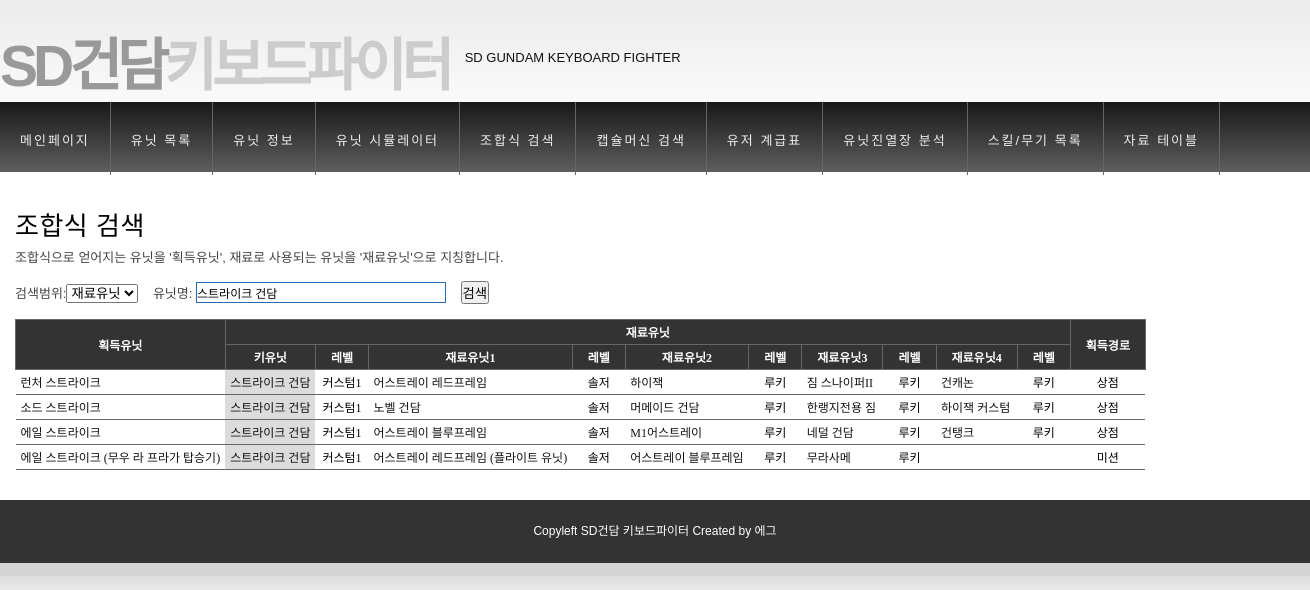
/mix_search.php?searchRange_q=mat&unitID_q=15003, run on the app's committed database.
### tables this page shows
CREATE TABLE IF NOT EXISTS `unit` (
  `UnitID` int(11) DEFAULT NULL,
  `UnitNo` int(11) DEFAULT NULL,
  `Model` varchar(30) DEFAULT NULL,
  `RankPrefix` char(1) DEFAULT NULL,
  `RankSuffix` char(1) DEFAULT NULL,
  `Property` varchar(3) DEFAULT NULL,
  `Weapon1No` int(11) DEFAULT NULL,
  `Weapon1Name` varchar(20) DEFAULT NULL,
  `Weapon2No` int(11) DEFAULT NULL,
  `Weapon2Name` varchar(20) DEFAULT NULL,
  `Weapon3No` int(11) DEFAULT NULL,
  `Weapon3Name` varchar(20) DEFAULT NULL,
  `Weapon4No` int(11) DEFAULT NULL,
  `Weapon4Name` varchar(20) DEFAULT NULL,
  `Weapon5No` int(11) DEFAULT NULL,
  `Weapon5Name` varchar(20) DEFAULT NULL,
  `Weapon6No` int(11) DEFAULT NULL,
  `Weapon6Name` varchar(20) DEFAULT NULL,
  `Skill1Name` varchar(20) DEFAULT NULL,
  `Skill2Name` varchar(20) DEFAULT NULL,
  `Skill3Name` varchar(20) DEFAULT NULL,
  `UnitStat1` float DEFAULT NULL,
  `UnitStat2` float DEFAULT NULL,
  `UnitStat3` float DEFAULT NULL,
  `UnitStat4` float DEFAULT NULL,
  `UnitStat5` float DEFAULT NULL,
  `UnitStat6` float DEFAULT NULL,
  `Comment` text,
  `Landform` varchar(5) DEFAULT NULL,
  `Modification` varchar(3) DEFAULT NULL,
  `Repair` varchar(3) DEFAULT NULL,
  `Oversize` varchar(3) DEFAULT NULL,
  `Sniping` varchar(3) DEFAULT NULL
);

CREATE TABLE IF NOT EXISTS `mix` (
  `ResultUnitID` int(11) DEFAULT NULL,
  `KeyUnitID` int(11) DEFAULT NULL,
  `KeyUnitLevel` varchar(5) DEFAULT NULL,
  `MatUnit1ID` int(11) DEFAULT NULL,
  `MatUnit1Level` varchar(5) DEFAULT NULL,
  `MatUnit2ID` int(11) DEFAULT NULL,
  `MatUnit2Level` varchar(5) DEFAULT NULL,
  `MatUnit3ID` int(11) DEFAULT NULL,
  `MatUnit3Level` varchar(5) DEFAULT NULL,
  `MatUnit4ID` int(11) DEFAULT NULL,
  `MatUnit4Level` varchar(5) DEFAULT NULL,
  `Acquisition` varchar(5) DEFAULT NULL
);

### inc/function.php (called while the page is built, shortened)
<?
function GetModelByUnitID($unitID){
	$query="SELECT Model FROM unit WHERE UnitID='$unitID'";
	$result=mysql_query($query);
	$row=mysql_fetch_array($result);
	return $row['Model'];
}
?>

### mix_search.php (the view, shortened to what this page needs)
<?
include_once("header.php");
$unitID="";
$model="";
if( strlen($_GET["unitID_q"])!=0 ){
	$unitID=$_GET["unitID_q"];
	$model=getModelByUnitID($unitID);
}else if(strlen($_GET["model_q"])!=0){
	$model=$_GET["model_q"];
	$unitID=getUnitIDByModel($model);
	if(strlen($unitID)==0){
		$unitID="";
	}
}
$searchRange="";
if( strlen($_GET["searchRange_q"])!=0 ){
	$searchRange=$_GET["searchRange_q"];
}
$query="SELECT
	r.Model AS ResultUnitName,	m.ResultUnitID,
	k.Model AS KeyUnitName, m.KeyUnitLevel, m.KeyUnitID,
	m1.Model AS MatUnit1Name, m.MatUnit1Level, m.MatUnit1ID,
	m2.Model AS MatUnit2Name, m.MatUnit2Level, m.MatUnit2ID,
	m3.Model AS MatUnit3Name, m.MatUnit3Level, m.MatUnit3ID,
	m4.Model AS MatUnit4Name, m.MatUnit4Level, m.MatUnit4ID,
	m.Acquisition
	FROM mix AS m
	LEFT JOIN unit AS r ON m.ResultUnitID=r.UnitID
	LEFT JOIN unit AS k ON m.KeyUnitID=k.UnitID
	LEFT JOIN unit AS m1 ON m.MatUnit1ID=m1.UnitID
	LEFT JOIN unit AS m2 ON m.MatUnit2ID=m2.UnitID
	LEFT JOIN unit AS m3 ON m.MatUnit3ID=m3.UnitID
	LEFT JOIN unit AS m4 ON m.MatUnit4ID=m4.UnitID";
$query_order="ORDER BY ResultUnitName ASC";
$query_result="r.UnitID='$unitID'";
$query_mat=" (k.UnitID='$unitID' OR
	m1.UnitID='$unitID' OR
	m2.UnitID='$unitID' OR
	m3.UnitID='$unitID' OR
	m4.UnitID='$unitID')";
$query_final="";
if($unitID==""){
	$query_final=$query." ".$query_order;
}else if($searchRange=="result"){
	$query_final=$query." WHERE ".$query_result." ".$query_order;
}else if($searchRange=="mat"){
	$query_final=$query." WHERE ".$query_mat." ".$query_order;
}else{
	$query_final=$query." WHERE ".$query_result." OR ".$query_mat." ".$query_order;
}
$result=mysql_query($query_final);
?>
<h2>조합식 검색</h2>
조합식으로 얻어지는 유닛을 '획득유닛', 재료로 사용되는 유닛을 '재료유닛'으로 지칭합니다.<br/>
<br/>
<form action="mix_search.php" method="get">
	검색범위:<select name="searchRange_q">
		<option value="mat" <?if($searchRange=="mat"){echo "selected='selected'"; }?> >재료유닛</option>
	</select>
	&nbsp;&nbsp;
	유닛명: <input type="text" autocomplete="off" id="model_q" name="model_q" class="inputtext suggest_common" value="<?=$model?>"/>
	<input type="submit" value="검색" />
</form>
<br/>
<table class="example">
<thead>
<tr>
	<th rowspan="2">획득유닛</th>
	<th colspan="10">재료유닛</th>
	<th rowspan="2">획득경로</th>
</tr>
<tr>
	<th>키유닛</th>
	<th>레벨</th>
	<th>재료유닛1</th>
	<th>레벨</th>
	<th>재료유닛2</th>
	<th>레벨</th>
	<th>재료유닛3</th>
	<th>레벨</th>
	<th>재료유닛4</th>
	<th>레벨</th>
</tr>
</thead>
<tbody>
<?
if(!mysql_num_rows($result)){
	echo"<tr>
		<td colspan='12'><center><br/>검색 결과가 없습니다.<br/><br/></center></td>
		</tr>";
}else{
	while($row = mysql_fetch_array($result)){
		echo "<tr>";
		$searched="";
		echo "<td $searched><a href='unit_info.php?unitID_q=$row[ResultUnitID]'>$row[ResultUnitName]</a></td>";
		$searched="";
		if(strlen($unitID)!=0 && $unitID==$row[KeyUnitID]){
			$searched="class='searched'";
		}
		echo "<td $searched><a href='unit_info.php?unitID_q=$row[KeyUnitID]'>$row[KeyUnitName]</a></td>";
		echo "<td class='center'>$row[KeyUnitLevel]</td>";
		$searched="";
		echo "<td $searched><a href='unit_info.php?unitID_q=$row[MatUnit1ID]'>$row[MatUnit1Name]</a></td>";
		echo "<td class='center'>$row[MatUnit1Level]</td>";
		$searched="";
		echo "<td $searched><a href='unit_info.php?unitID_q=$row[MatUnit2ID]'>$row[MatUnit2Name]</a></td>";
		echo "<td class='center'>$row[MatUnit2Level]</td>";
		$searched="";
		echo "<td $searched><a href='unit_info.php?unitID_q=$row[MatUnit3ID]'>$row[MatUnit3Name]</a></td>";
		echo "<td class='center'>$row[MatUnit3Level]</td>";
		$searched="";
		echo "<td $searched><a href='unit_info.php?unitID_q=$row[MatUnit4ID]'>$row[MatUnit4Name]</a></td>";
		echo "<td class='center'>$row[MatUnit4Level]</td>";
		echo "<td class='center'>$row[Acquisition]</td>";
		echo "</tr>";
	}
}
?>
</tbody>
</table>
<?
include_once("footer.php");
?>

### styles/styles.css (style rules this page uses)
html { width:100%; }
body { background: #fff url('../images/bodybg.jpg') repeat-x scroll top left; margin:0; padding:0; font-family: Dotum, Arial, Helvetica, sans-serif; font-size: 12px; color: #444; width:100%; }
* { margin:0; padding:0; }
table { border:0px; padding:0px; margin:0px; border-collapse: collapse; }
a:link { color: #111; text-decoration: none; }
h2 { color: #000; font-family: Dotum, Arial, Helvetica, sans-serif; font-size: 26px; letter-spacing: 0.5px; font-weight: normal; padding: 0 0 5px; margin: 0; }
.center { text-align:center; }
.inputtext { border:1px solid #2969b0; height:21px; padding-top:2px; font-size:12px; font-family:Dotum,����; }

### styles/table.css (style rules this page uses)
table.example { border-collapse:collapse; font-size:9pt; font-family:dotum; }
table.example th { background-color:#333; color:white; border:1px solid #666; padding:3px 15px 3px 15px; white-space:nowrap; }
table.example td { color:black; border-bottom: 1px solid #666; padding:3px 5px 3px 5px; white-space:nowrap; }
table.example tbody tr td.searched { background-color:#DCDCDC; }
table.example tbody a:link { text-decoration:none; }

### styles/suggest.css (style rules this page uses)
.suggest_common { width:250px; }

### data on the page
unit: model_q "스트라이크 건담"
mix: unit.Model "런처 스트라이크", unit.Model "스트라이크 건담", KeyUnitLevel "커스텀1", unit.Model "어스트레이 레드프레임", MatUnit1Level "솔저", unit.Model "하이잭", MatUnit2Level "루키", unit.Model "짐 스나이퍼II", MatUnit3Level "루키", unit.Model "건캐논", MatUnit4Level "루키", Acquisition "상점"
mix: unit.Model "소드 스트라이크", unit.Model "스트라이크 건담", KeyUnitLevel "커스텀1", unit.Model "노벨 건담", MatUnit1Level "솔저", unit.Model "머메이드 건담", MatUnit2Level "루키", unit.Model "한랭지전용 짐", MatUnit3Level "루키", unit.Model "하이잭 커스텀", MatUnit4Level "루키", Acquisition "상점"
mix: unit.Model "에일 스트라이크", unit.Model "스트라이크 건담", KeyUnitLevel "커스텀1", unit.Model "어스트레이 블루프레임", MatUnit1Level "솔저", unit.Model "M1어스트레이", MatUnit2Level "루키", unit.Model "네덜 건담", MatUnit3Level "루키", unit.Model "건탱크", MatUnit4Level "루키", Acquisition "상점"
mix: unit.Model "에일 스트라이크 (무우 라 프라가 탑승기)", unit.Model "스트라이크 건담", KeyUnitLevel "커스텀1", unit.Model "어스트레이 레드프레임 (플라이트 유닛)", MatUnit1Level "솔저", unit.Model "어스트레이 블루프레임", MatUnit2Level "루키", unit.Model "무라사메", MatUnit3Level "루키", Acquisition "미션"
